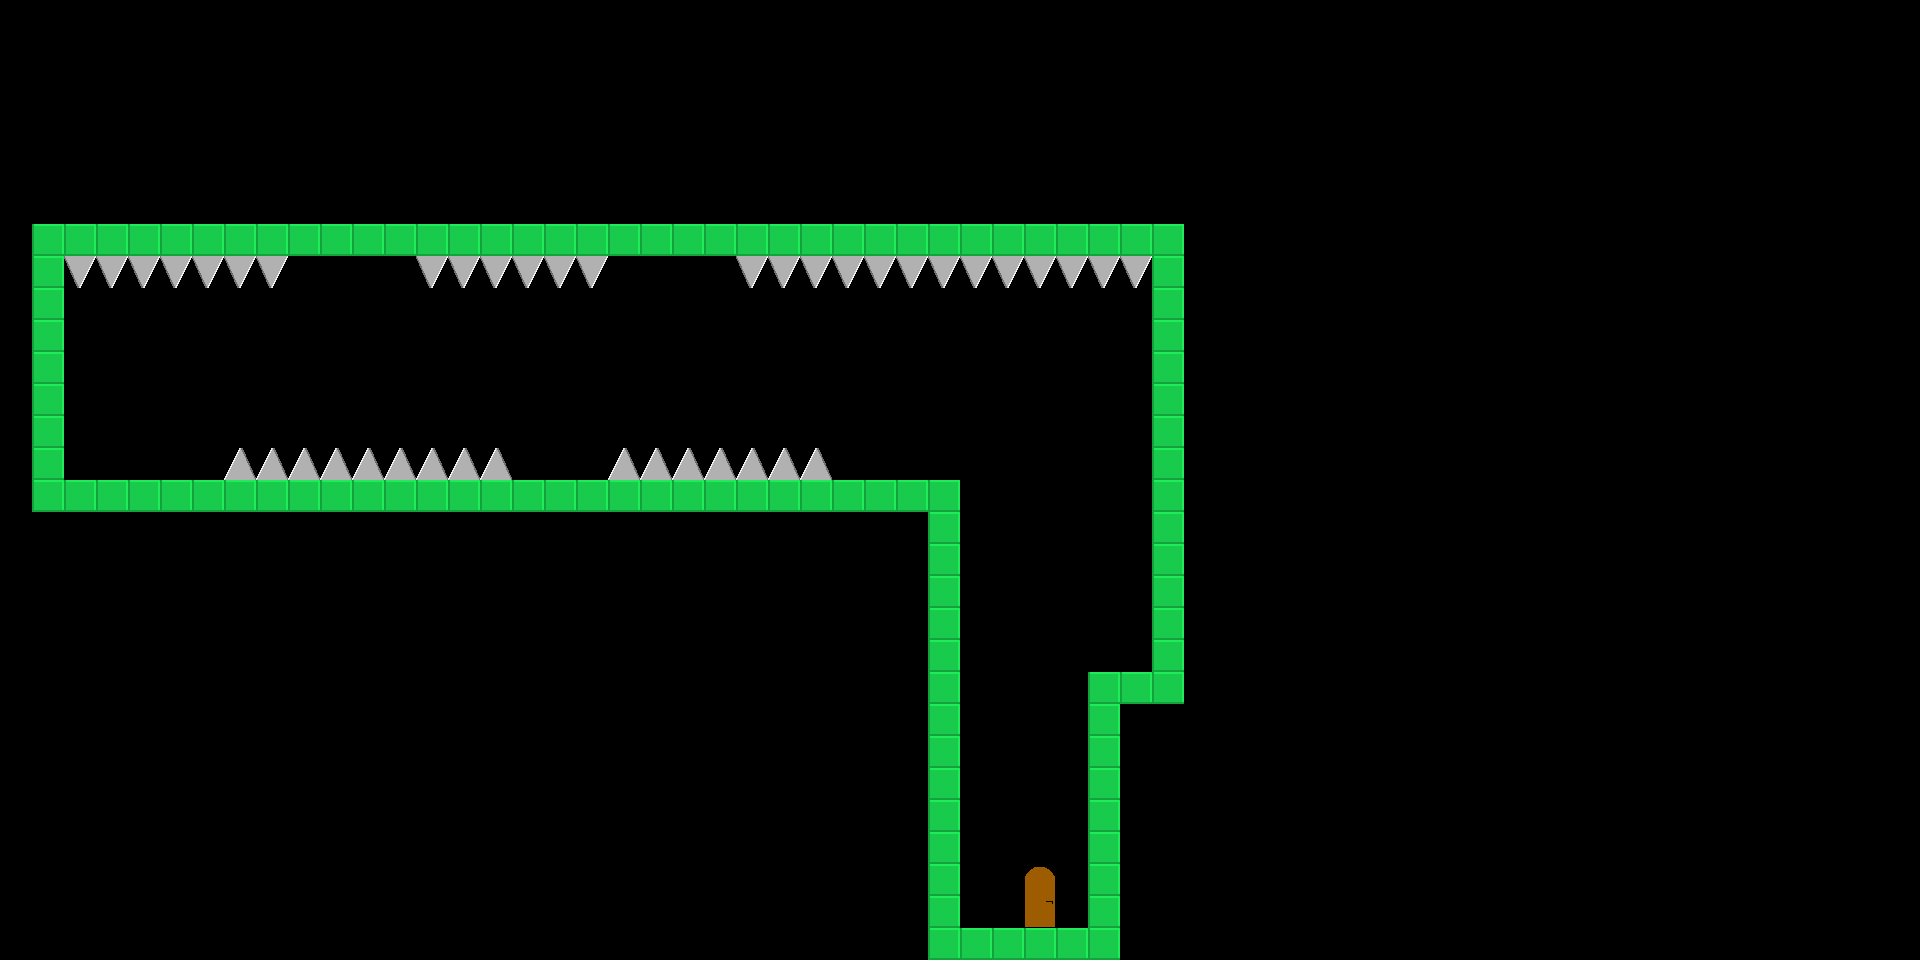

The image is a tile-based game level rendered from a .tmx file. Its description and source (layers, tilesets, objects; grid data summarised) follow:
An orthogonal 60x30 tile map with 32x32 px tiles, 1 tile layer (Tile Layer 1), 3 tilesets.

<map version="1.0" orientation="orthogonal" renderorder="left-down" width="60" height="30" tilewidth="32" tileheight="32" nextobjectid="1">
 <properties>
  <property name="playerstart" value="4,12" />
  <property name="scrollable" value="1" />
  <property name="starttext" value="This level is pretty damn hard!" />
  <property name="togglegravity" value="1" />
 </properties>
 <tileset firstgid="1" name="map" tilewidth="32" tileheight="32">
  <image source="../../assets/img/steelblock.png" width="32" height="32" />
 </tileset>
 <tileset firstgid="2" name="spikes" tilewidth="32" tileheight="32">
  <image source="../../assets/img/spikes.png" width="128" height="32" />
 </tileset>
 <tileset firstgid="6" name="door" tilewidth="32" tileheight="32">
  <image source="../../assets/img/door.png" width="64" height="32" />
 </tileset>
 <layer name="Tile Layer 1" width="60" height="30">
  <data>[1800 cells, 158 non-empty, 5 distinct tile ids]</data>
 </layer>
</map>
